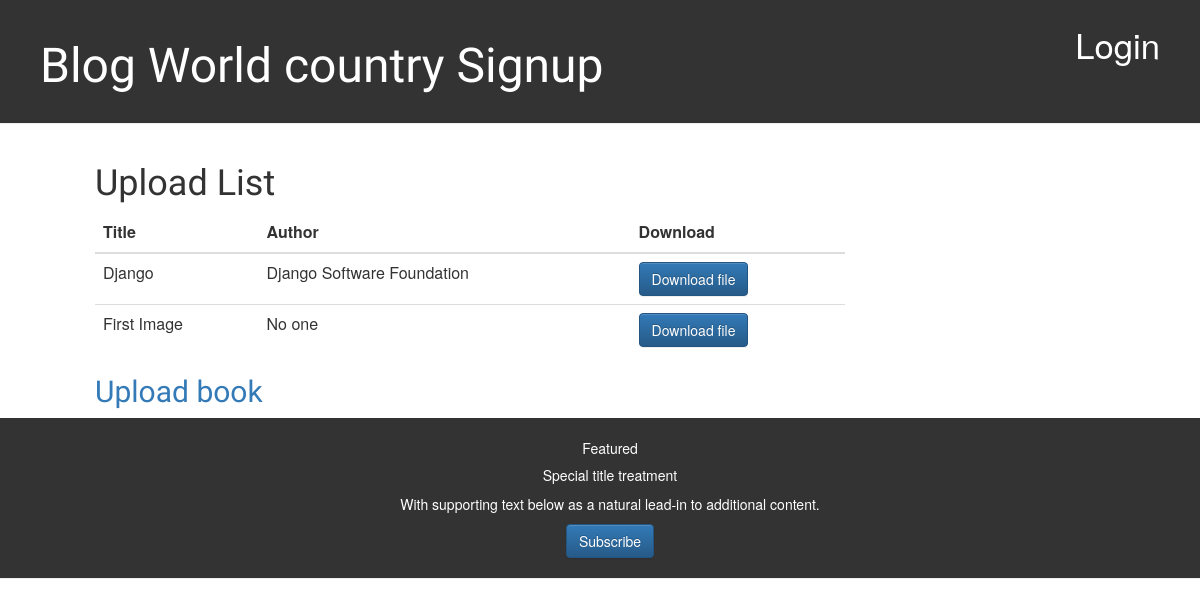
The page /country/booklist/ on the database its author committed.
### country/models.py (models this page shows, shortened)
class Book(models.Model):
    title = models.CharField(max_length=255, blank=True)
    author = models.CharField(max_length=100)
    file = models.FileField(upload_to='country/book/')
    uploaded_at = models.DateTimeField(auto_now_add=True)

### country/views.py (the view)
# urls.py: path('booklist/',views.booklist,name='book_list'),
def booklist(request):
	books = Book.objects.all()
	return render(request,'country/book_list.html',{'books':books})

### country/templates/country/book_list.html
{% extends 'blog/base.html' %}
{% block content %}
<h1>Upload List</h1>
<table class="table">
	<thead>
		<tr>
			<th>Title</th>
			<th>Author</th>
			<th>Download</th>
		</tr>
	</thead>
	<tbody>
		{% for book in books %}
		<tr>
			<td>{{ book.title}}</td>
			<td>{{ book.author}}</td>
			<td>
				<a href="{{ book.file.url }}" target="_blank"  class='btn btn-primary btn-small'>Download file</a></td>
		</tr>
		{% endfor %}
	</tbody>
</table>
<h2><a href="{% url 'country:uploadfile' %}">Upload book</a></h2>
{% endblock %}

### blog/static/css/blog.css (style rules this page uses)
h1, h2, h3, h4 { font-family: 'Lobster', cursive; }
.card-header h5, { color: white; font-size: 36pt; text-decoration: none; }

### rows shown on the page
Book: title "Django", author "Django Software Foundation"
Book: title "First Image", author "No one"
